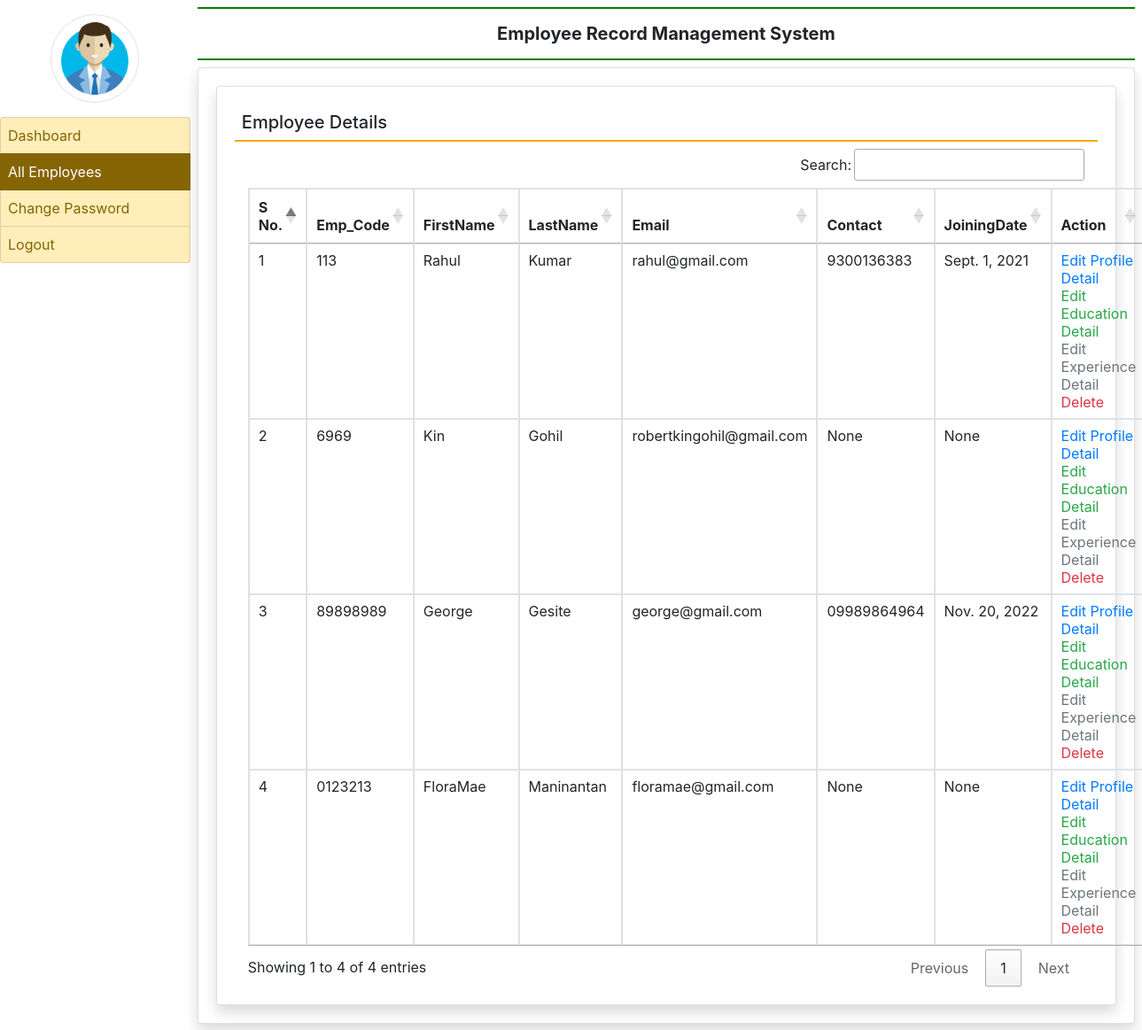
Screenshot of /all_employee (signed in) with the database file from the repository.
### employee/models.py (models this page shows, shortened)
class EmployeeDetail(models.Model):
    user = models.ForeignKey(User, on_delete=models.CASCADE, null=True)
    empcode = models.CharField(max_length=100, null=True)
    empdept = models.CharField(max_length=100,null=True)
    designation = models.CharField(max_length=100,null=True)
    contact = models.CharField(max_length=15, null=True)
    gender = models.CharField(max_length=20,null=True)
    joiningdate = models.DateField(null=True)

### employee/views.py (the view)
# urls.py: path('all_employee',all_employee, name='all_employee'),
def all_employee(request):
    if not request.user.is_authenticated:
        return redirect('admin_login')
    employee = EmployeeDetail.objects.all()
    return render(request, 'all_employee.html',locals())

### employee/templates/all_employee.html
{% extends 'admin_base.html' %}
{% block main  %}
<div class="card shadow">
    <div class="card-body">
        <h5 class="p-2" style="border-bottom: 2px solid orange;">Employee Details</h5>
<div class="container-fluid">
        <table class="table table-bordered table-sm" id="example">
            <thead>
                <tr>
                    <th>S No.</th>
                    <th>Emp_Code</th>
                    <th>FirstName</th>
                    <th>LastName</th>
                    <th>Email</th>
                    <th>Contact</th>
                    <th>JoiningDate</th>
                    <th>Action</th>
                </tr>
            </thead>
            <tbody>
                {% for i in employee %}
                <tr>
                    <td>{{forloop.counter}}</td>
                    <td>{{i.empcode}}</td>
                    <td>{{i.user.first_name}}</td>
                    <td>{{i.user.last_name}}</td>
                    <td>{{i.user.username}}</td>
                    <td>{{i.contact}}</td>
                    <td>{{i.joiningdate}}</td>
                    <td><a href="{% url 'edit_profile' i.id %}" class="text-primary">Edit Profile Detail</a>
                        <br><a href="{% url 'edit_education' i.user.id %}" class="text-success">Edit Education Detail</a>
                        <br><a href="{% url 'edit_experience' i.user.id %}" class="text-secondary">Edit Experience Detail</a>
                        <br><a href="{% url 'delete_employee' i.user.id %}" class="text-danger" onclick="return confirm('Are You Sure?')">Delete</a>
                        </td>
                </tr>
                {% endfor %}
            </tbody>
        </table>
</div>
</div>
</div>
{% endblock %}

### employee/templates/admin_base.html (shortened to what this page needs)
{%load static %}
<html>
    <head>
        <link rel="stylesheet" href="https://maxcdn.bootstrapcdn.com/bootstrap/4.4.1/css/bootstrap.min.css">
  <link rel="stylesheet" href="https://use.fontawesome.com/releases/v5.7.0/css/all.css">
<link rel="stylesheet" href="https://cdn.datatables.net/1.10.20/css/jquery.dataTables.min.css">
<link rel="stylesheet" href="https://cdn.datatables.net/buttons/1.6.1/css/buttons.dataTables.min.css">
    </head>
    <body>
        <div class="container-fluid">
            <div class="row">
                <div class="col-sm-2 p-0">
                    <center><img src="{% static 'images/adminlogin.png'%}" width = "100" height="100" class="img-thumbnail rounded-circle my-3"></center>
                    <div class="list-group">
                        <a href="{% url 'admin_home' %}" class="list-group-item list-group-item-warning list-group-item-action {% if request.path == '/admin_home' %}active{% endif %}">Dashboard</a>
                        <a href="{% url 'all_employee' %}" class="list-group-item list-group-item-warning list-group-item-action {% if request.path == '/all_employee' %}active{% endif %}">All Employees</a>
                        <a href="{% url 'change_passwordadmin' %}" class="list-group-item list-group-item-warning list-group-item-action {% if request.path == '/change_passwordadmin' %}active{% endif %}">Change Password</a>
                        <a href="/logout" class="list-group-item list-group-item-warning list-group-item-action">Logout</a>
                    </div>
                </div>
                <div class="col-sm-10 p-0">
                    <div class="container-fluid p-2">
                        <h5 class="p-3 text-center font-weight-bold" style="border-bottom: 2px solid green;border-top: 2px solid green;">Employee Record Management System</h5>
                        <div class="card shadow" style="min-height: 89vh;">
                            <div class="card-body">
                                {% block main %}
                                {% endblock %}
                            </div>
                        </div>
                    </div>
                </div>
            </div>
        </div>
    </body>
</html>

### employee/templates/admin_base.html (style rules this page uses)
.list-group-item { padding:8px !important; }

### rows the page displays
EmployeeDetail: empcode "113", user.first_name "Rahul", user.last_name "Kumar", user.username "rahul@gmail.com", contact "9300136383", joiningdate "Sept. 1, 2021"
EmployeeDetail: empcode "6969", user.first_name "Kin", user.last_name "Gohil", user.username "robertkingohil@gmail.com", contact "None", joiningdate "None"
EmployeeDetail: empcode "89898989", user.first_name "George", user.last_name "Gesite", user.username "george@gmail.com", contact "09989864964", joiningdate "Nov. 20, 2022"
EmployeeDetail: empcode "0123213", user.first_name "FloraMae", user.last_name "Maninantan", user.username "floramae@gmail.com", contact "None", joiningdate "None"
